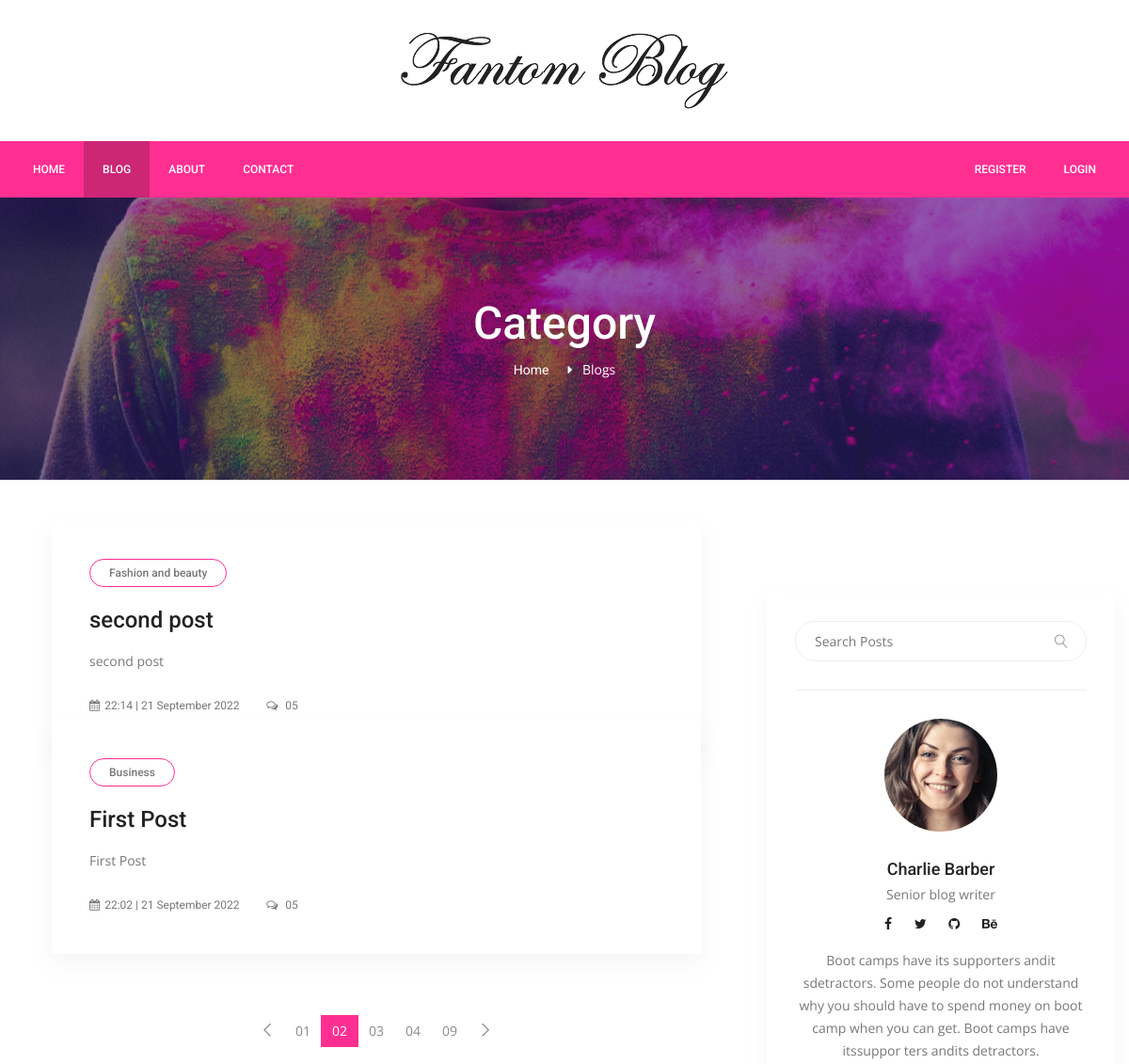
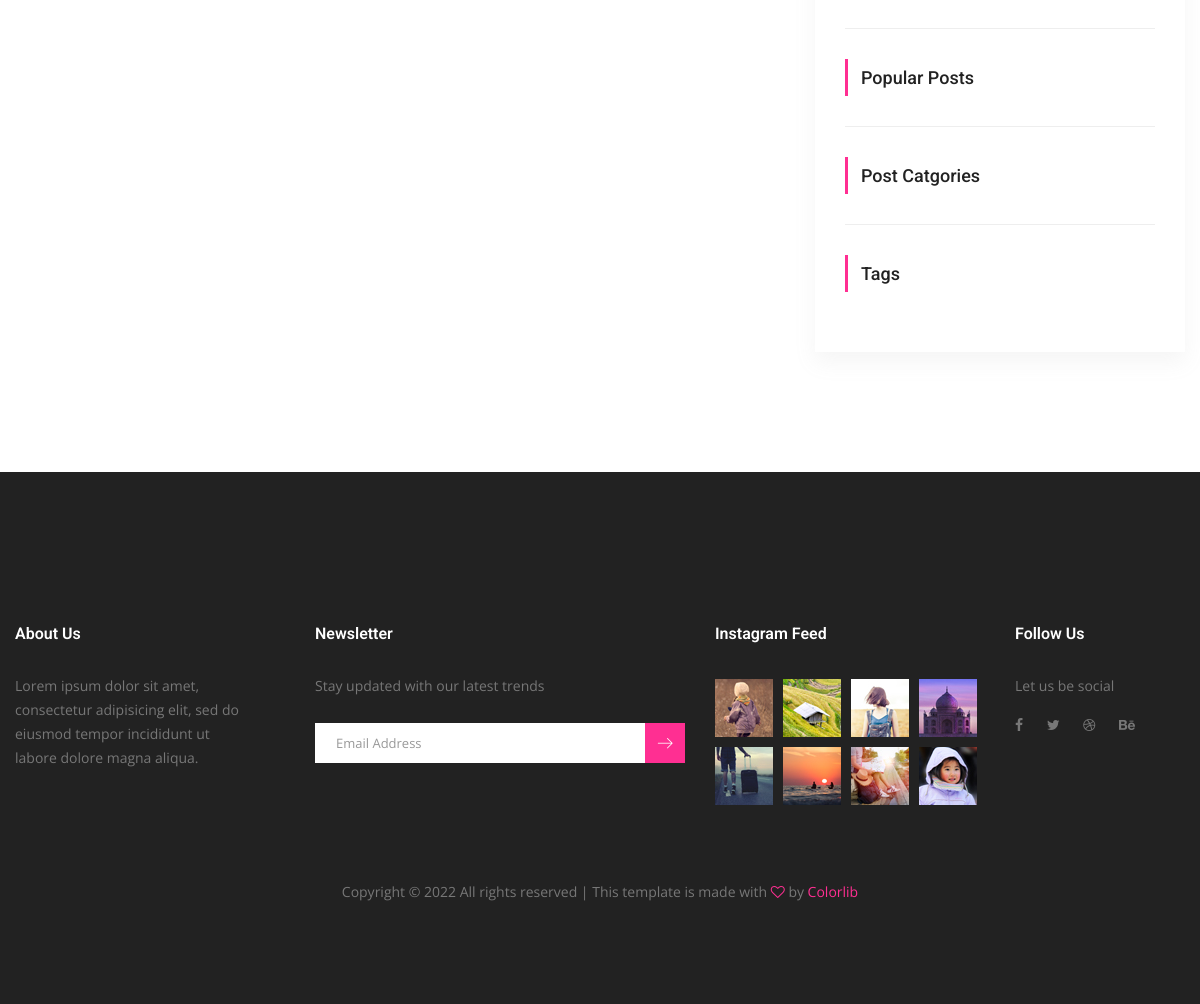
Page /blog on the committed database (2 pictures, top to bottom).
### server.py (models this page shows)
class Post(db.Model):
    __tablename__ = "posts"
    id = db.Column(db.Integer, primary_key=True)
    title = db.Column(db.String(500), unique=True, nullable=False)
    subtitle = db.Column(db.String(500), nullable=False)
    description = db.Column(db.Text, nullable=False)
    image_url = db.Column(db.String(500), nullable=False)
    category = db.Column(db.String(250), nullable=False)
    tags = db.Column(db.String(500), nullable=False)
    total_view = db.Column(db.Integer, nullable=False)
    created_date = db.Column(db.String(250), nullable=False)
    updated_date = db.Column(db.String(250), nullable=False)
    post_info = db.relationship("Bookmark", back_populates="post")
    comment_post_info = db.relationship("Comment", back_populates="post")

### server.py (the view, shortened to what this page needs)
@app.route("/blog")
def blog():
    posts = Post.query.order_by(desc(Post.updated_date)).all()
    search = request.args.get("search")
    if search != None:
        search_posts = Post.query.filter(Post.title.contains(search)).all()
        return render_template("blog/pages/search.html", path=request.path, posts=search_posts, sidebar=sidebar, logged_in=current_user.is_authenticated)
    category = request.args.get("category")
    if category != None:
        category_posts = Post.query.filter_by(category=category).all()
        return render_template("blog/pages/search.html", path=request.path, posts=category_posts, sidebar=sidebar, logged_in=current_user.is_authenticated)
    query_tag = request.args.get("tag")
    return render_template("blog/pages/blogs.html", path=request.path, posts=posts, sidebar=sidebar, logged_in=current_user.is_authenticated)

### templates/blog/pages/blogs.html (shortened to what this page needs)
{% extends "blog/layouts/base.html" %} {% block content %}
<section class="banner_area">
  <div class="banner_inner d-flex align-items-center">
    <div
      class="overlay bg-parallax"
      data-stellar-ratio="0.9"
      data-stellar-vertical-offset="0"
      data-background=""
    ></div>
    <div class="container">
      <div class="banner_content text-center">
        <h2>Category</h2>
        <div class="page_link">
          <a href="{{ url_for('home') }}">Home</a>
          <span style="color: white">Blogs</span>
        </div>
      </div>
    </div>
  </div>
</section>
<section class="blog_area p_120">
  <div class="container">
    <div class="row">
      <div class="col-lg-8">
        <div class="blog_left_sidebar">
          {% for post in posts %}
          <article class="blog_style1">
            <div class="blog_img">
            </div>
            <div class="blog_text">
              <div class="blog_text_inner">
                <a class="cat" href="#">{{ post.category }}</a>
                <a href="{{ url_for('post_detail', post_id=post.id) }}"
                  ><h4>{{ post.title }}</h4></a
                >
                <p>{{ post.subtitle }}</p>
                <div class="date">
                  <a href="#"
                    ><i class="fa fa-calendar" aria-hidden="true"></i>{{
                    post.updated_date }}</a
                  >
                  <a href="#"
                    ><i class="fa fa-comments-o" aria-hidden="true"></i> 05</a
                  >
                </div>
              </div>
            </div>
          </article>
          {% endfor %}
          <nav class="blog-pagination justify-content-center d-flex">
            <ul class="pagination">
              <li class="page-item">
                <a href="#" class="page-link" aria-label="Previous">
                  <span aria-hidden="true">
                    <span class="lnr lnr-chevron-left"></span>
                  </span>
                </a>
              </li>
              <li class="page-item"><a href="#" class="page-link">01</a></li>
              <li class="page-item active">
                <a href="#" class="page-link">02</a>
              </li>
              <li class="page-item"><a href="#" class="page-link">03</a></li>
              <li class="page-item"><a href="#" class="page-link">04</a></li>
              <li class="page-item"><a href="#" class="page-link">09</a></li>
              <li class="page-item">
                <a href="#" class="page-link" aria-label="Next">
                  <span aria-hidden="true">
                    <span class="lnr lnr-chevron-right"></span>
                  </span>
                </a>
              </li>
            </ul>
          </nav>
        </div>
      </div>
      <div class="col-lg-4">{% include 'blog/include/sidebar.html' %}</div>
    </div>
  </div>
</section>
{% endblock %}

### static/css/style.css (style rules this page uses)
a { text-decoration: none; -webkit-transition: all 0.3s ease-in-out; -o-transition: all 0.3s ease-in-out; transition: all 0.3s ease-in-out; }
body { line-height: 24px; font-size: 14px; font-family: "Open Sans", sans-serif; font-weight: normal; color: #777777; }
h1, h2, h3, h4, h5, h6 { font-family: "Roboto", sans-serif; font-weight: 500; }
.p_120 { padding-top: 120px; padding-bottom: 120px; }
@media (min-width: 1200px) { .container { max-width: 1200px; } }
.header_area + section, .header_area + div { margin-top: 210px; }
.banner_area { position: relative; z-index: 1; min-height: 300px; }
.banner_area .banner_inner { position: relative; overflow: hidden; width: 100%; min-height: 300px; background: #000; z-index: 1; }
.banner_area .banner_inner .overlay { background: url(../img/banner/banner.jpg) no-repeat scroll center center; position: absolute; left: 0; right: 0; top: 0; height: 145%; bottom: 0; z-index: -1; opacity: 1; }
.banner_area .banner_inner .banner_content h2 { color: #fff; font-size: 48px; font-family: "Roboto", sans-serif; font-weight: 500; }
.banner_area .banner_inner .banner_content .page_link a { font-size: 14px; color: #fff; font-family: "Roboto", sans-serif; margin-right: 32px; position: relative; }
.banner_area .banner_inner .banner_content .page_link a:before { content: "\f0da"; font: normal normal normal 14px/1 FontAwesome; position: absolute; right: -25px; top: 50%; -webkit-transform: translateY(-50%); -ms-transform: translateY(-50%); transform: translateY(-50%); }
.blog-pagination { padding-top: 25px; }
.blog-pagination .page-link { border-radius: 0; }
.blog-pagination .page-item { border: none; }
.page-link { background: transparent; font-weight: 400; }
.blog-pagination .page-item.active .page-link { background-color: #ff2f92; border-color: transparent; color: #fff; }
.blog-pagination .page-link { position: relative; display: block; padding: 0.5rem 0.75rem; margin-left: -1px; line-height: 1.25; color: #8a8a8a; border: none; }
.blog-pagination .page-link .lnr { font-weight: 600; }
.blog-pagination .page-item:last-child .page-link, .blog-pagination .page-item:first-child .page-link { border-radius: 0; }
h2 { font-size: 30px; }
h4 { font-size: 18px; }
.blog_style1 { margin-bottom: 40px; }
.blog_style1 .blog_text { padding-left: 40px; padding-right: 40px; }
.blog_style1 .blog_text .blog_text_inner { background: #fff; margin-top: -100px; position: relative; -webkit-box-shadow: 0px 10px 20px 0px rgba(153, 153, 153, 0.1); box-shadow: 0px 10px 20px 0px rgba(153, 153, 153, 0.1); padding: 40px; }
.blog_style1 .blog_text .blog_text_inner .cat { display: inline-block; border: 1px solid #ff2f92; line-height: 28px; padding: 0px 20px; color: #777777; border-radius: 15px; font-size: 12px; font-family: "Roboto", sans-serif; margin-bottom: 20px; font-weight: 500; }
.blog_style1 .blog_text .blog_text_inner h4 { font-size: 24px; font-family: "Roboto", sans-serif; line-height: 30px; color: #222222; padding-right: 20px; margin-bottom: 17px; -webkit-transition: all 300ms linear 0s; -o-transition: all 300ms linear 0s; transition: all 300ms linear 0s; }
.blog_style1 .blog_text .blog_text_inner p { font-size: 14px; line-height: 24px; color: #777777; margin-bottom: 22px; }
.blog_style1 .blog_text .blog_text_inner .date a { color: #777777; font-size: 12px; font-weight: normal; font-family: "Roboto", sans-serif; margin-right: 25px; -webkit-transition: all 300ms linear 0s; -o-transition: all 300ms linear 0s; transition: all 300ms linear 0s; }
.blog_style1 .blog_text .blog_text_inner .date a i { padding-right: 5px; }
.blog_style1 .blog_text .blog_text_inner .date a:last-child { margin-right: 0px; }

### rows in the picture
Post: category "Fashion and beauty", title "second post", subtitle "second post", updated_date "22:14 | 21 September 2022"
Post: category "Business", title "First Post", subtitle "First Post", updated_date "22:02 | 21 September 2022"
